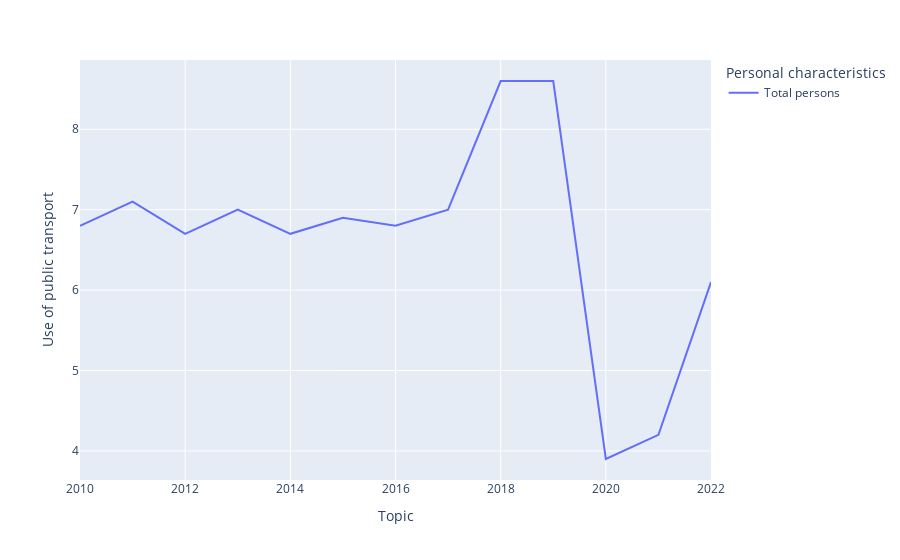

The notebook cell this image was saved under:
### Markdown cell above
# Trend

### Code cell
# First we create a series named mask to indicate which values contain info about the general population
mask = df['Personal characteristics'].str.startswith('Total persons')
# Then the dataframe is made with this info 
df_total = df[mask]
# Lastly the dataframe is plotted
fig = px.line(df_total, y='Use of public transport', x='Topic', color='Personal characteristics')
fig.show()

### Figure 1 — Plotly figure (JSON) as saved in the notebook; plotly's stock layout.template omitted (floating-point values rounded to 4 significant figures)
{"data": [{"hovertemplate": "Personal characteristics=Total persons<br>Topic=%{x}<br>Use of public transport=%{y}<extra></extra>", "legendgroup": "Total persons", "line": {"color": "#636efa", "dash": "solid"}, "marker": {"symbol": "circle"}, "mode": "lines", "name": "Total persons", "orientation": "v", "showlegend": true, "type": "scatter", "x": [2010, 2011, 2012, 2013, 2014, 2015, 2016, 2017, 2018, 2019, 2020, 2021, 2022], "xaxis": "x", "y": [6.8, 7.1, 6.7, 7, 6.7, 6.9, 6.8, 7, 8.6, 8.6, 3.9, 4.2, 6.1], "yaxis": "y"}], "layout": {"legend": {"title": {"text": "Personal characteristics"}, "tracegroupgap": 0}, "margin": {"t": 60}, "xaxis": {"anchor": "y", "domain": [0, 1], "title": {"text": "Topic"}}, "yaxis": {"anchor": "x", "domain": [0, 1], "title": {"text": "Use of public transport"}}}}
